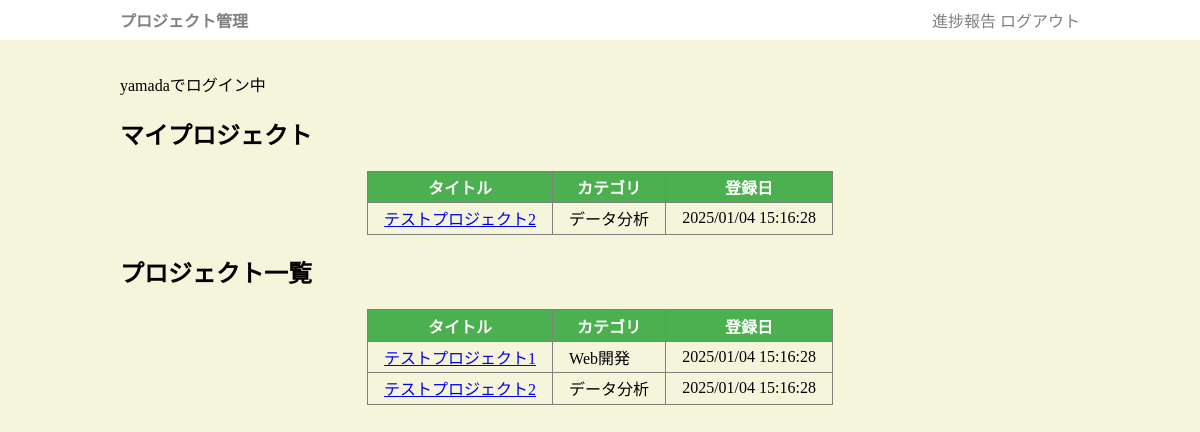
/ (signed in), run on an earlier commit of the app's database.
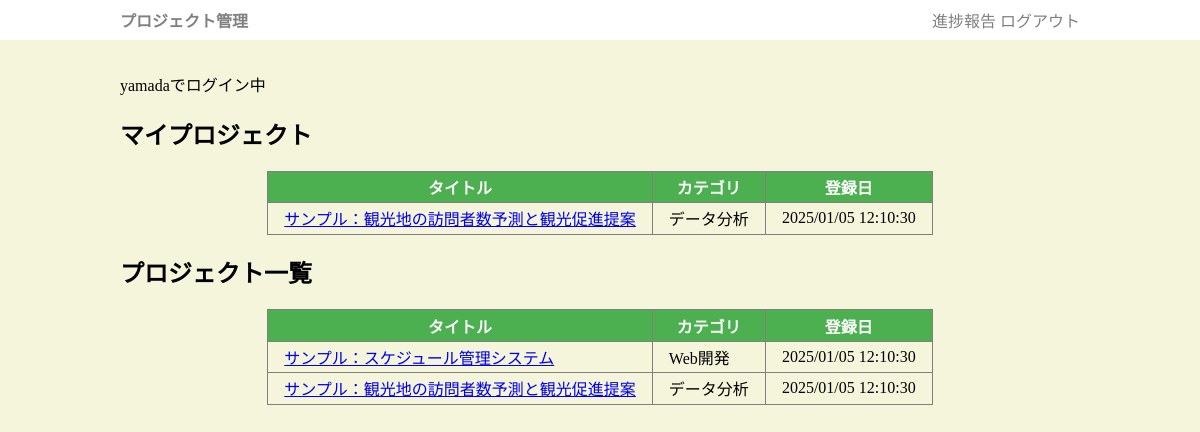
And on a later commit of the database.
### app.py (models this page shows, shortened)
class User(db.Model):
    uid = db.Column(db.Integer, primary_key=True)
    uname = db.Column(db.String(255))
    upass = db.Column(db.String(255))
    member = db.relationship('Member', backref='user', lazy=True)
    preport = db.relationship('Preport', backref='user', lazy=True)

class Member(db.Model):
    mid = db.Column(db.Integer, primary_key=True)
    pid = db.Column(db.Integer, db.ForeignKey("project.pid"))
    uid = db.Column(db.Integer, db.ForeignKey("user.uid"))

class Project(db.Model):
    pid = db.Column(db.Integer, primary_key=True)
    title = db.Column(db.String(255))
    category = db.Column(db.String(255))
    desc = db.Column(db.String(65545))
    updated_at = db.Column(db.DateTime, default=datetime.now)
    comment = db.Column(db.String(65545))
    member = db.relationship('Member', backref='project', lazy=True)
    plan = db.relationship('Plan', backref='project', lazy=True)

### app.py (the view)
@app.get('/')
def index():
    if "uid" not in session:
        return redirect("/login")
    rows = Project.query.all()
    user =  User.query.get_or_404(session['uid'])
    return render_template("index.html", rows=rows, user=user)

### templates/index.html (shortened to what this page needs)
{% extends "base.html" %}
{% block main %}
    <p>{{user.uname}}でログイン中</p>
    <h2>マイプロジェクト</h2>
    {% if user.member %}
        <table class="plist">
        <tr><th>タイトル</th><th>カテゴリ</th><th>登録日</th></tr>
        {% for m in user.member %}
        <tr>
            <td class="title"><a href="/project/{{m.project.pid}}">{{m.project.title}}</a></div>
            <td class="category">{{m.project.category}}</a></div>
            <td class="hi">{{m.project.updated_at.strftime('%Y/%m/%d %H:%M:%S')}}</div>
        </tr>
        {% endfor %}
    {% else %}
    <div>
        <p>プロジェクトに参加していません。既存のプロジェクトに参加を申し入れるか、新規プロジェクトを作成してください。</p>
        <p><a href="/project_add" class="btn">新規プロジェクト作成</a></p>
    </div>
    {% endif %}
    </table>
    <h2>プロジェクト一覧</h2>
    <table class="plist">
        <tr><th>タイトル</th><th>カテゴリ</th><th>登録日</th></tr>
        {% for r in rows %}
        <tr>
            <td class="title"><a href="/project/{{r.pid}}">{{r.title}}</a></div>
            <td class="category">{{r.category}}</a></div>
            <td class="hi">{{r.updated_at.strftime('%Y/%m/%d %H:%M:%S')}}</div>
        </tr>
        {% endfor %}
    </table>
{% endblock %}

### templates/base.html (shortened to what this page needs)
<!DOCTYPE html>
<html>
<head>
    <link rel="stylesheet" href="/static/style.css">
</head>
<body>
<header>
    <h2><a href="/">プロジェクト管理</a></h2>
    <div>
        {% if "uid" in session %}
        <a href="/preport">進捗報告</a>
        <a href="/logout">ログアウト</a>
        {% endif %}
    </div>
    </header>
<main>
{% block main %}
{% endblock %}
</main>
</body>
</html>

### static/style.css (style rules this page uses)
body { padding: 0; margin: 0; background-color: beige; }
main { padding: 1em 10%; }
header { padding: 0.5em 10% ; background-color:white; display: flex; justify-content: space-between; }
header a { text-decoration: none; color:gray; }
header h2 { margin: 0; font-size: medium; }
table { border-collapse: collapse; margin: 1em auto; }
td,th { border:1px solid gray; padding: 0.2em 1em; }
th { background-color: #4CAF50; color:white; }

What changed in the data, as far as the page shows it:
changed through a linked row, Member "データ分析": project "テストプロジェクト2" → "サンプル：観光地の訪問者数予測と観光促進提案"; project.updated_at "2025/01/04 15:16:28" → "2025/01/05 12:10:30"
changed Project "Web開発": title "テストプロジェクト1" → "サンプル：スケジュール管理システム"; updated_at "2025/01/04 15:16:28" → "2025/01/05 12:10:30"
changed Project "データ分析": title "テストプロジェクト2" → "サンプル：観光地の訪問者数予測と観光促進提案"; updated_at "2025/01/04 15:16:28" → "2025/01/05 12:10:30"
